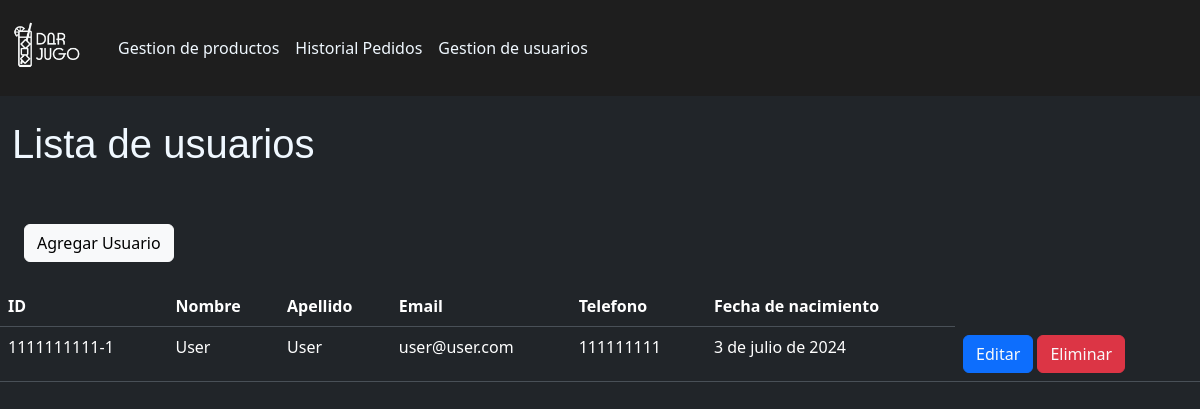
The app's page /gestionusuario/ (signed in) with its own data.
### aplicacion/models.py (models this page shows, shortened)
class Usuario(AbstractBaseUser, PermissionsMixin):
    email = models.EmailField(unique=True)
    rut = models.CharField(max_length=12, unique=True,primary_key=True)
    nombre = models.CharField(max_length=150)
    apellido = models.CharField(max_length=150)
    telefono = models.CharField(max_length=15)
    fecha_nacimiento = models.DateField()
    is_active = models.BooleanField(default=True)
    is_staff = models.BooleanField(default=False)
    objects = UsuarioManager()
    USERNAME_FIELD = 'email'
    REQUIRED_FIELDS = ['rut', 'nombre', 'apellido', 'telefono', 'fecha_nacimiento']

### aplicacion/views.py (the view)
# urls.py: path('gestionusuario/',gestionusuario,name='gestionusuario'),
@staff_required
def gestionusuario(request):
    usuario = Usuario.objects.filter(is_staff=False)
    if request.method == "POST":
        form = UsuarioCreationForm(request.POST, request.FILES)
        if form.is_valid():
            form.save()
            return redirect('gestionusuario')
    else:
        form = UsuarioCreationForm()
    datos = {
        "form": form,
        "usuario": usuario
    }
    return render(request,'aplicacion/gestionusuario.html',datos)

### aplicacion/decoradores.py (called while the page is built)
def staff_required(view_func):
    @wraps(view_func)
    def _wrapped_view(request, *args, **kwargs):
        if not request.user.is_authenticated or not request.user.is_staff:
            return redirect('index')  # Redirigir al índice
        return view_func(request, *args, **kwargs)
    return _wrapped_view

### aplicacion/templates/aplicacion/gestionusuario.html (shortened to what this page needs)
{% extends "aplicacion/base_admin.html" %}
{% load static %}
{% load crispy_forms_tags %}
{% block contenido %}
<div class="container-fluid mb-4 mt-4 ">
  <h1 style="color: aliceblue;">Lista de usuarios</h1>
</div>
<div class="d-flex justify-content-between mb-4 mt-4 mx-4"><button type="button" class="btn btn-light " data-bs-toggle="modal" data-bs-target="#agregarUsuarioModal">
  Agregar Usuario
</button> </div>
<div class="table-responsive">
<table class="table">
    <thead>
        <tr>
            <th>ID</th>
            <th>Nombre</th>
            <th>Apellido</th>
            <th>Email</th>
            <th>Telefono</th>
            <th>Fecha de nacimiento</th>
        </tr>
    </thead>
    <tbody>
      {% for s in usuario  %}
        <tr class=>
            <td>{{s.rut}}</td>
            <td>{{s.nombre}}</td>
            <td>{{s.apellido}}</td>
            <td>{{s.email}}</td>
            <td>{{s.telefono}}</td>
            <td>{{s.fecha_nacimiento}}</td>
            <td>
              <a href={% url "editarusuario" s.rut %} role="button" class="btn btn-primary text-light">Editar</a>
              <a href={% url "eliminarusuario" s.rut %} role="button" class="btn btn-danger text-light">Eliminar</a>
            </td>
        </tr>
        {% endfor  %}
    </tbody>
</table>
</div>
{% endblock contenido %}

### aplicacion/static/aplicacion/css/style.css (style rules this page uses)
body { display: flex; flex-direction: column; min-height: 100vh; margin: 0; }
h1 { font-family: 'Arial', sans-serif; color: #000000; }

### records on screen
Usuario: rut "1111111111-1", nombre "User", apellido "User", email "user@user.com", telefono "111111111", fecha_nacimiento "3 de julio de 2024"
